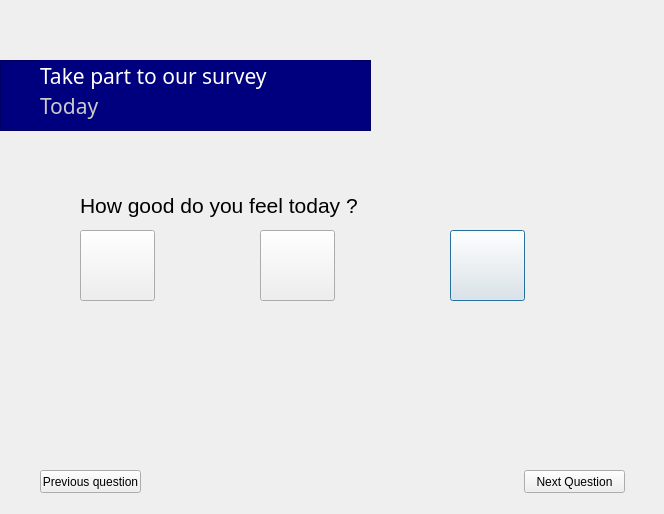
<?xml version="1.0" encoding="UTF-8"?>
<ui version="4.0">
 <class>DailySurveyDialog</class>
 <widget class="QDialog" name="DailySurveyDialog">
  <property name="geometry">
   <rect>
    <x>0</x>
    <y>0</y>
    <width>664</width>
    <height>514</height>
   </rect>
  </property>
  <property name="windowTitle">
   <string>Dialog</string>
  </property>
  <widget class="QFrame" name="frameHeader">
   <property name="geometry">
    <rect>
     <x>0</x>
     <y>60</y>
     <width>371</width>
     <height>71</height>
    </rect>
   </property>
   <property name="styleSheet">
    <string notr="true">background-color: rgb(0, 0, 127);</string>
   </property>
   <property name="frameShape">
    <enum>QFrame::StyledPanel</enum>
   </property>
   <property name="frameShadow">
    <enum>QFrame::Raised</enum>
   </property>
   <widget class="QLabel" name="labelTitle1">
    <property name="geometry">
     <rect>
      <x>40</x>
      <y>0</y>
      <width>311</width>
      <height>31</height>
     </rect>
    </property>
    <property name="font">
     <font>
      <family>Arial Black</family>
      <pointsize>16</pointsize>
     </font>
    </property>
    <property name="styleSheet">
     <string notr="true">color: rgb(255, 255, 255);</string>
    </property>
    <property name="text">
     <string>Take part to our survey</string>
    </property>
   </widget>
   <widget class="QLabel" name="labelTitle2">
    <property name="geometry">
     <rect>
      <x>40</x>
      <y>30</y>
      <width>311</width>
      <height>31</height>
     </rect>
    </property>
    <property name="font">
     <font>
      <family>Arial Black</family>
      <pointsize>16</pointsize>
     </font>
    </property>
    <property name="styleSheet">
     <string notr="true">color: rgb(203, 203, 203);</string>
    </property>
    <property name="text">
     <string>Today</string>
    </property>
   </widget>
  </widget>
  <widget class="QStackedWidget" name="stackedWidget">
   <property name="geometry">
    <rect>
     <x>30</x>
     <y>180</y>
     <width>601</width>
     <height>271</height>
    </rect>
   </property>
   <widget class="QWidget" name="pageGlobalStatus">
    <widget class="QLabel" name="labelGlobalStatusQuestion">
     <property name="geometry">
      <rect>
       <x>50</x>
       <y>10</y>
       <width>431</width>
       <height>31</height>
      </rect>
     </property>
     <property name="font">
      <font>
       <family>Arial</family>
       <pointsize>16</pointsize>
      </font>
     </property>
     <property name="styleSheet">
      <string notr="true"/>
     </property>
     <property name="text">
      <string>How good do you feel today ?</string>
     </property>
    </widget>
    <widget class="QPushButton" name="pushButtonGlobalStatus3">
     <property name="geometry">
      <rect>
       <x>420</x>
       <y>50</y>
       <width>75</width>
       <height>71</height>
      </rect>
     </property>
     <property name="text">
      <string/>
     </property>
    </widget>
    <widget class="QPushButton" name="pushButtonGlobalStatus1">
     <property name="geometry">
      <rect>
       <x>50</x>
       <y>50</y>
       <width>75</width>
       <height>71</height>
      </rect>
     </property>
     <property name="text">
      <string/>
     </property>
    </widget>
    <widget class="QPushButton" name="pushButtonGlobalStatus2">
     <property name="geometry">
      <rect>
       <x>230</x>
       <y>50</y>
       <width>75</width>
       <height>71</height>
      </rect>
     </property>
     <property name="text">
      <string/>
     </property>
    </widget>
   </widget>
   <widget class="QWidget" name="pageStatus"/>
  </widget>
  <widget class="QPushButton" name="pushButtonNextQuestion">
   <property name="geometry">
    <rect>
     <x>524</x>
     <y>470</y>
     <width>101</width>
     <height>23</height>
    </rect>
   </property>
   <property name="text">
    <string>Next Question</string>
   </property>
  </widget>
  <widget class="QPushButton" name="pushButtonPreviousQuestion">
   <property name="geometry">
    <rect>
     <x>40</x>
     <y>470</y>
     <width>101</width>
     <height>23</height>
    </rect>
   </property>
   <property name="text">
    <string>Previous question</string>
   </property>
  </widget>
 </widget>
 <resources/>
 <connections/>
</ui>
